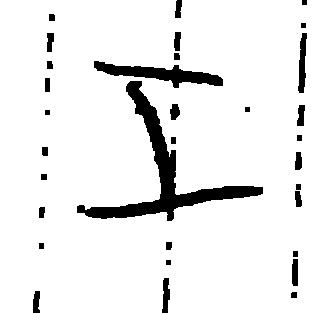
#> input picture datacentric_competition_v2/data/train/i/abc62d74-ce5d-11eb-b317-38f9d35ea60f.png, 330 x 313 px; its folder holds only this picture in this run
$ python exp_more_augmentation.py
#> lines starting #> are read from the running program, lines starting #| are printed output that depends on the picture; after the words box and inside, x2 and y2 are one past the last pixel; in counts of white or black regions, pixels touching at a corner belong together
#> in exp_i, src_img is the input picture: PIL image 330x313 L; values 64 (black) and 255 (white), 92.4% white; 32 black regions, largest, box (x1, y1, x2, y2) and area: (77, 81, 263, 221) 4123, (94, 61, 223, 88) 1430, (298, 33, 307, 93) 352
from glob import glob
import os
import cv2
from PIL import Image, ImageOps
from random import shuffle
import matplotlib.pyplot as plt
import matplotlib
import numpy as np

font = {'family': 'normal',
        'weight': 'bold',
        'size': 5}

matplotlib.rc('font', **font)
parent_dir = "D:/datacentric_competition_v2/data/train"


def aug_fliplr(img):
    return ImageOps.mirror(img)
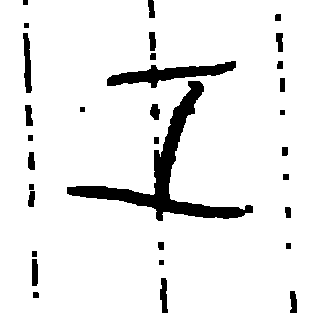
#> returned value: PIL image 330x313 L; values 64 (black) and 255 (white), 92.4% white; 32 black regions, largest, box (x1, y1, x2, y2) and area: (67, 81, 253, 221) 4123, (107, 61, 236, 88) 1430, (23, 33, 32, 93) 352


def aug_fliph(img):
    return ImageOps.flip(img)
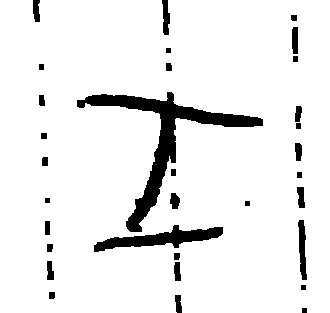
#> returned value: PIL image 330x313 L; values 64 (black) and 255 (white), 92.4% white; 32 black regions, largest, box (x1, y1, x2, y2) and area: (77, 92, 263, 232) 4123, (94, 225, 223, 252) 1430, (298, 220, 307, 280) 352


def aug_crop(img):
    img_ = 255 - np.array(img)
    mask = (img_ != 0)
    x_min, y_min = np.argwhere(mask).min(axis=0)
#> x_min = 0; y_min = 33
    x_max, y_max = np.argwhere(mask).max(axis=0)
#> x_max = 312; y_max = 306
    return Image.fromarray(255 - img_[x_min: x_max, y_min: y_max], mode="L")
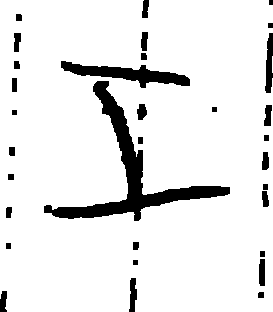
#> returned value: PIL image 273x312 L; values 64 (black) and 255 (white), 90.8% white; 32 black regions, largest, box (x1, y1, x2, y2) and area: (44, 81, 230, 221) 4123, (61, 61, 190, 88) 1430, (265, 33, 273, 93) 346


def aug_noise(img):
    img_ = 255 - np.array(img)
    noise = np.random.rand(*(img_.shape)) * 255
    img_aug = img_ + noise
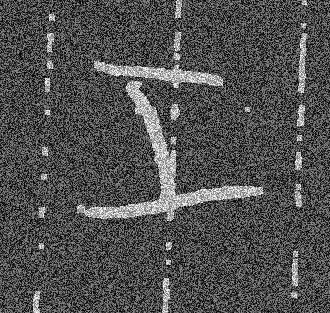
#> img_aug: shape (313, 330) float64; min 0.000844, max 446, mean 142; drawn with min black and max white
    return Image.fromarray(255 - img_aug)
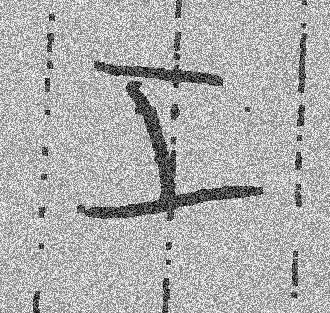
#> returned value: PIL image 330x313 F; min -191, max 255, mean 113; drawn with min black and max white


def aug_add_dot_lines(img):
    img_ = np.array(img)
    flag = np.random.randint(2)

    random_count = np.random.randint(10) + 2

    random_row = np.random.randint(img_.shape[0])
#> random_row = 84
    random_col = np.random.randint(img_.shape[1])
#> random_col = 323
    start_point = 30
    random_row = int(random_row/img_.shape[0] * (img_.shape[0] - start_point * 2) + start_point)
#> random_row = 97
    random_col = int(random_col/img_.shape[1] * (img_.shape[1] - start_point * 2) + start_point)
#> random_col = 294
    if flag == 1:
        for idx in range(random_count):
            thickness = np.random.randint(low=3, high=10)
            line_line_distance = np.random.randint(low=5, high=10)
            img_[(random_row + idx * line_line_distance): (random_row + idx * line_line_distance + thickness), ::3] = 0
    else:
        for idx in range(random_count):
            thickness = np.random.randint(low=3, high=10)
            line_line_distance = np.random.randint(low=5, high=10)
            img_[::3, (random_col + idx * line_line_distance): (random_col + idx * line_line_distance + thickness)] = 0
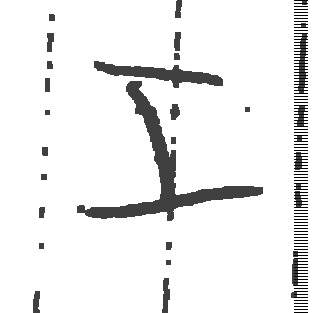
#> img_: shape (313, 330); 1.42% of pixels changed, all inside (x1, y1, x2, y2) = (294, 0, 308, 313)
    return Image.fromarray(img_)


def exp_i():
    # digit i
    digit_i_list = glob(os.path.join(parent_dir, 'i', '*f.png'))
    shuffle(digit_i_list)

    for gg in [digit_i_list[i: i + 5] for i in range(0, len(digit_i_list), 5)]:
        fig, axes = plt.subplots(5, 6, sharex='row')
        for idx, item in enumerate(gg):
            i_one = item
            # src_img = cv2.imread(i_one, cv2.IMREAD_GRAYSCALE)
            src_img = Image.open(i_one)
            aug_fliplr_img = aug_fliplr(src_img)
            aug_fliph_img = aug_fliph(src_img)
            aug_crop_img = aug_crop(src_img)
            aug_noise_img = aug_noise(src_img)
            aug_dot_line_img = aug_add_dot_lines(src_img)

            # start doing augmentation
            axes[idx, 0].imshow(src_img, cmap='gray')
            axes[idx, 0].set_ylabel(os.path.basename(i_one))
            axes[idx, 1].imshow(aug_fliplr_img, cmap='gray')
            axes[idx, 2].imshow(aug_fliph_img, cmap='gray')
            axes[idx, 3].imshow(aug_crop_img, cmap='gray')
            axes[idx, 4].imshow(aug_noise_img, cmap='gray')
            axes[idx, 5].imshow(aug_dot_line_img, cmap='gray')

        plt.show()
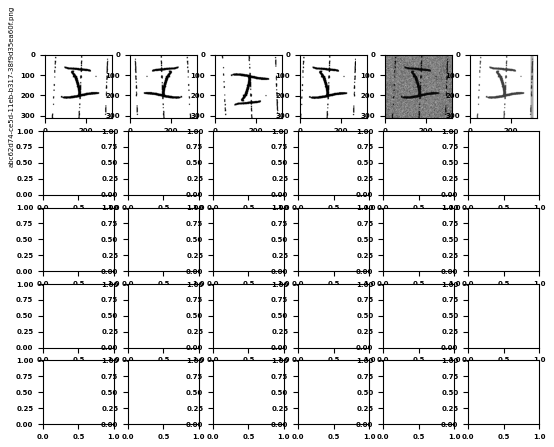
#> figure drawn by matplotlib, 6 panels


if __name__ == "__main__":
    exp_i()

$ run again, on datacentric_competition_v2/data/train/i/b1878514-ce5d-11eb-b317-38f9d35ea60f.png
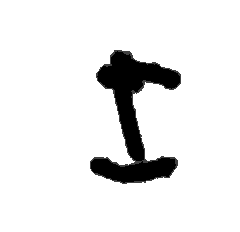
#> input picture datacentric_competition_v2/data/train/i/b1878514-ce5d-11eb-b317-38f9d35ea60f.png, 240 x 232 px
#> in exp_i, src_img is the input picture: PIL image 240x232 L; min 0, max 255, mean 232.3
#> in aug_crop, `mask = (img_ != 0)`:
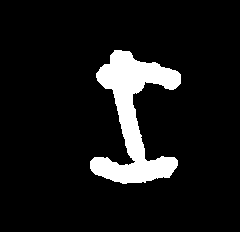
#> mask: shape (232, 240) bool; 9.3% white; 1 white region, box (x1, y1, x2, y2) and area: (90, 50, 181, 184) 5158
#> x_min = 50; y_min = 90
#> x_max = 183; y_max = 180
#> after the loop in aug_add_dot_lines, `for idx in range(random_count):`:
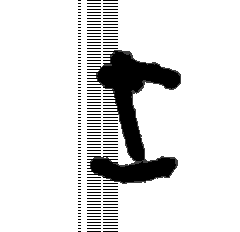
#> img_: shape (232, 240); 3.95% of pixels changed, all inside (x1, y1, x2, y2) = (78, 0, 118, 232)
